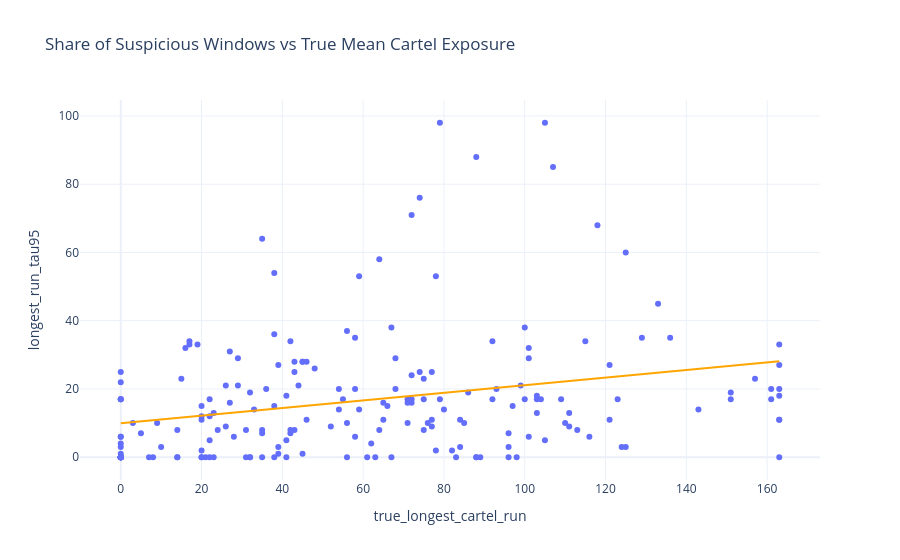

Here is the notebook cell this chart was saved with:
### Code cell
fig = px.scatter(
    df,
    x="true_longest_cartel_run",
    y="longest_run_tau95",
    hover_data=["market_id"],
    title="Share of Suspicious Windows vs True Mean Cartel Exposure",
    template="plotly_white", 
    trendline="ols",
    trendline_color_override="orange"
)
fig.show()

### Figure 1 — Plotly figure (JSON) as saved in the notebook; plotly's stock layout.template omitted (floating-point values rounded to 4 significant figures; data arrays with more than 128 entries replaced by an {"elided": "..."} marker saying what was removed)
{"data": [{"customdata": {"elided": "200x1 int values"}, "hovertemplate": "true_longest_cartel_run=%{x}<br>longest_run_tau95=%{y}<br>market_id=%{customdata[0]}<extra></extra>", "legendgroup": "", "marker": {"color": "#636efa", "symbol": "circle"}, "mode": "markers", "name": "", "orientation": "v", "showlegend": false, "type": "scatter", "x": {"elided": "200 int values"}, "xaxis": "x", "y": {"elided": "200 int values"}, "yaxis": "y"}, {"hovertemplate": "<b>OLS trendline</b><br>longest_run_tau95 = 0.111604 * true_longest_cartel_run + 9.96136<br>R<sup>2</sup>=0.073951<br><br>true_longest_cartel_run=%{x}<br>longest_run_tau95=%{y} <b>(trend)</b><extra></extra>", "legendgroup": "", "line": {"color": "orange"}, "marker": {"color": "#636efa", "symbol": "circle"}, "mode": "lines", "name": "", "showlegend": false, "type": "scatter", "x": {"elided": "200 int values"}, "xaxis": "x", "y": {"elided": "200 float values"}, "yaxis": "y"}], "layout": {"legend": {"tracegroupgap": 0}, "title": {"text": "Share of Suspicious Windows vs True Mean Cartel Exposure"}, "xaxis": {"anchor": "y", "domain": [0, 1], "title": {"text": "true_longest_cartel_run"}}, "yaxis": {"anchor": "x", "domain": [0, 1], "title": {"text": "longest_run_tau95"}}}}
